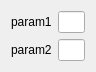
<?xml version="1.0" encoding="UTF-8"?>
<ui version="4.0">
 <class>RLCustomPropretyWidget</class>
 <widget class="QWidget" name="RLCustomPropretyWidget">
  <property name="geometry">
   <rect>
    <x>0</x>
    <y>0</y>
    <width>96</width>
    <height>68</height>
   </rect>
  </property>
  <property name="windowTitle">
   <string>Form</string>
  </property>
  <layout class="QGridLayout" name="gridLayout">
   <item row="0" column="0">
    <widget class="QLabel" name="lab1">
     <property name="text">
      <string>param1</string>
     </property>
    </widget>
   </item>
   <item row="0" column="1">
    <widget class="QLineEdit" name="line1"/>
   </item>
   <item row="1" column="0">
    <widget class="QLabel" name="lab2">
     <property name="text">
      <string>param2</string>
     </property>
    </widget>
   </item>
   <item row="1" column="1">
    <widget class="QLineEdit" name="line2"/>
   </item>
  </layout>
 </widget>
 <resources/>
 <connections/>
</ui>
